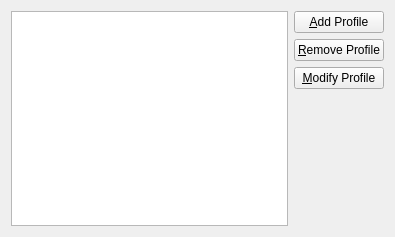
<ui version="4.0" >
 <class>UploadPreferences</class>
 <widget class="QWidget" name="UploadPreferences" >
  <property name="geometry" >
   <rect>
    <x>0</x>
    <y>0</y>
    <width>395</width>
    <height>237</height>
   </rect>
  </property>
  <layout class="QGridLayout" >
   <item rowspan="2" row="0" column="0" >
    <widget class="QListView" name="profilesList" />
   </item>
   <item row="0" column="1" >
    <layout class="QVBoxLayout" >
     <item>
      <widget class="QPushButton" name="addProfileButton" >
       <property name="text" >
        <string>&amp;Add Profile</string>
       </property>
      </widget>
     </item>
     <item>
      <widget class="QPushButton" name="removeProfileButton" >
       <property name="text" >
        <string>&amp;Remove Profile</string>
       </property>
      </widget>
     </item>
     <item>
      <widget class="QPushButton" name="modifyProfileButton" >
       <property name="text" >
        <string>&amp;Modify Profile</string>
       </property>
      </widget>
     </item>
    </layout>
   </item>
   <item row="1" column="1" >
    <spacer>
     <property name="orientation" >
      <enum>Qt::Vertical</enum>
     </property>
     <property name="sizeHint" >
      <size>
       <width>20</width>
       <height>81</height>
      </size>
     </property>
    </spacer>
   </item>
  </layout>
 </widget>
 <tabstops>
  <tabstop>profilesList</tabstop>
  <tabstop>addProfileButton</tabstop>
  <tabstop>removeProfileButton</tabstop>
  <tabstop>modifyProfileButton</tabstop>
 </tabstops>
 <resources/>
 <connections/>
</ui>
